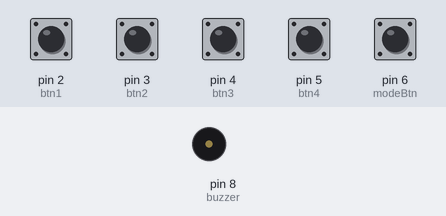
Bench run of a sketch on a simulated Arduino Uno, built with avr-gcc and run on an emulated ATmega328P. On the bench: buzzer (waves = sounding). The test bench sets the inputs (shaded band); at power-on: pin 2 (btn1), pin 3 (btn2), pin 4 (btn3), pin 5 (btn4), pin 6 (modeBtn) HIGH.

Above: at 1.2 s.
1.3 s: pin 2 (btn1) pulled LOW for 0.15 s
At 1.37 s:
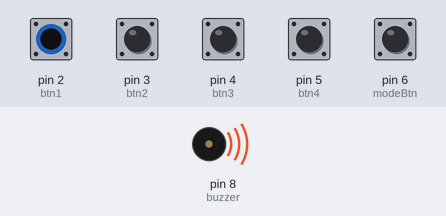
Timing chart, 0 to 4.3 s (numbered marks = the images above; inputs shaded):
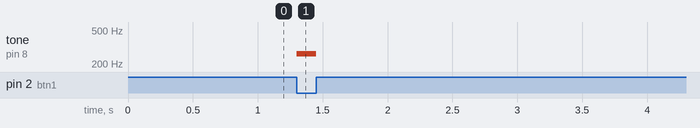

The sketch:

digital_piano.ino
```cpp
const int buzzer = 8 ;

const int btn1 = 2;
const int btn2 = 3;
const int btn3 = 4;
const int btn4 = 5;
const int modeBtn = 6;

bool major = true;
bool lastState = HIGH;
int majorNotes[] = { 262,294,330,349};
int minorNotes[] = { 262,294,331,349};

void setup(){
  pinMode(btn1,INPUT_PULLUP);
  pinMode(btn2,INPUT_PULLUP);
  pinMode(btn3,INPUT_PULLUP);
  pinMode(btn4,INPUT_PULLUP);
  pinMode(modeBtn,INPUT_PULLUP);
}
void loop(){
  bool current = digitalRead(modeBtn);
  if(lastState == HIGH && current == LOW){
    major = !major;
    delay(200);
  }
  lastState = current;
  int*notes = major?
  majorNotes : minorNotes;
  int pressed = 0;
  if(digitalRead(btn1)==LOW)
    pressed++;
  if(digitalRead(btn2)==LOW)
    pressed++;
  if(digitalRead(btn3)==LOW)
    pressed++;
  if(digitalRead(btn4)==LOW)
    pressed++;
  if( pressed >= 2)
    tone(buzzer,392);
   else if(digitalRead(btn1)==LOW)
    tone(buzzer,262);
   else if(digitalRead(btn2)==LOW)
    tone(buzzer,294);
   else if(digitalRead(btn3)==LOW)
    tone(buzzer,330);
   else if(digitalRead(btn4)==LOW)
    tone(buzzer,394);

     else
     noTone(buzzer);
     }
```

Measured:
- after the input at 1.3 s, tone on pin 8 (buzzer): silent → 262 Hz at once, → silent 0.15 s later
